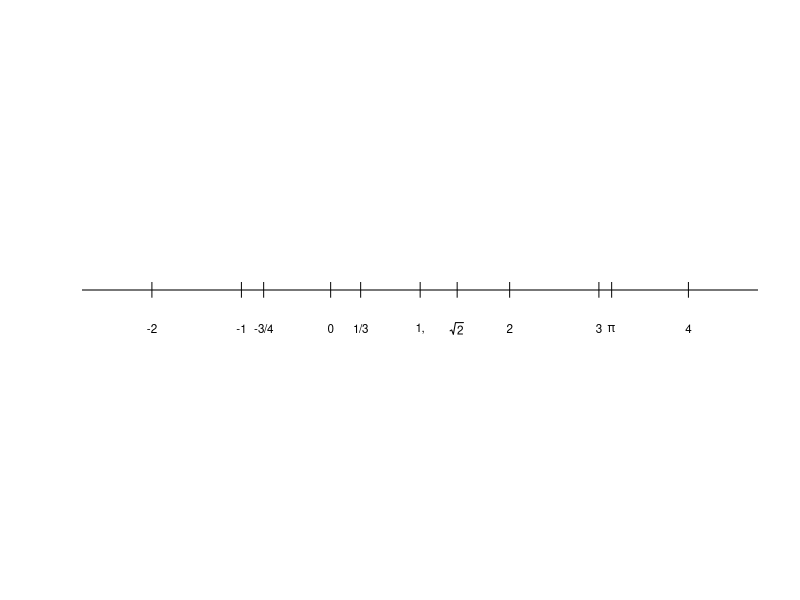
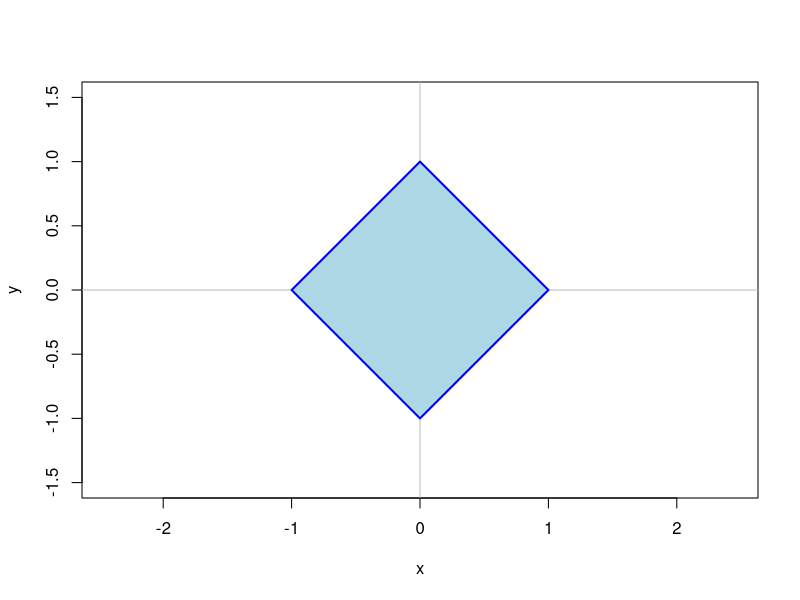
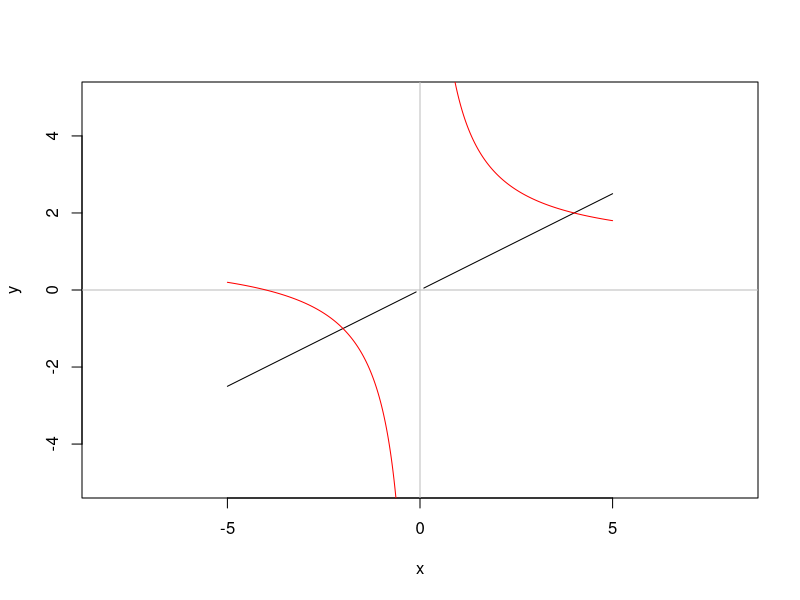
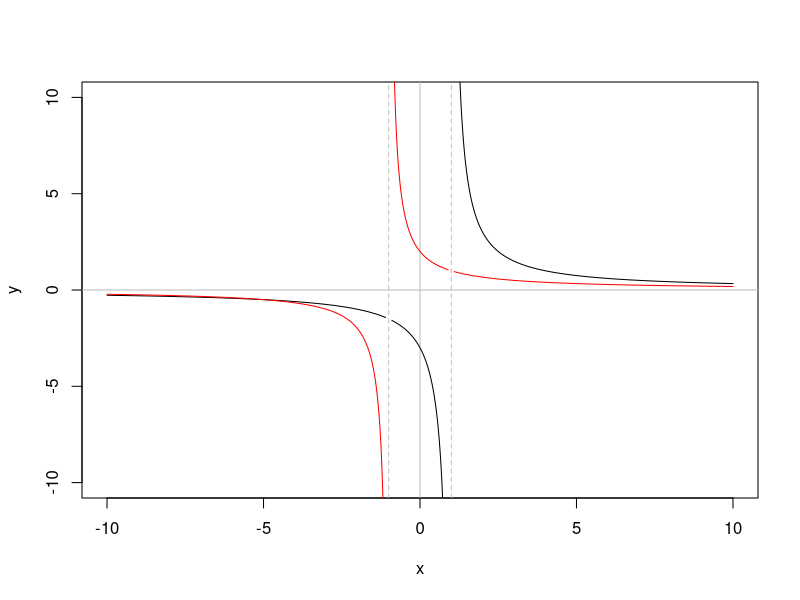

Generate these figures, in order, with R:
## ---- chunk 1
points <- c(-2, -1, -3/4, 0, 1/3, 1, sqrt(2), 2, 3, pi, 4)
labels <- c("-2", "-1", "-3/4", "0", "1/3", "1,", expression(sqrt(2)), "2", "3",
            expression(pi), "4")

plot(points, rep(0, length(points)), type = "n",
     xlim = c(-2.5, 4.5), ylim = c(-1, 1),
     axes = FALSE, xlab = "", ylab = "")

abline(h=0)
points(points, rep(0, length(points)), pch = "|")
text(points, rep(-0.2, length(points)), labels = labels, cex = 0.7)
## ---- chunk 2
x <- seq(-1.5, 1.5, length.out = 400)
y <- seq(-1.5, 1.5, length.out = 400)

plot(0, 0, type = "n", xlim = c(-1.5, 1.5), ylim = c(-1.5, 1.5),
     xlab = "x", ylab = "y", asp = 1)
abline(h = 0, v = 0, col = "gray")

# The boundary |x| + |y| = 1 is a diamond (rotated square)
# with vertices at (1,0), (0,1), (-1, 0), (0,-1)
vertices_x <- c(1, 0, -1, 0, 1)
vertices_y <- c(0, 1, 0, -1, 0)

polygon(vertices_x, vertices_y, col = "lightblue", border = "blue", lwd = 2)
## ---- chunk 3
x.1 <- seq(-5, -0.1, length.out = 500)
x.2 <- seq(0.1, 5, length.out = 500)
f.1 <- x.1 / 2; g.1 <- 1 + 4 / x.1
f.2 <- x.2 / 2; g.2 <- 1 + 4 / x.2
plot(0, 0, type = "n", xlim = c(-5, 5), ylim = c(-5, 5),
    xlab = "x", ylab = "y", asp = 1)
abline(h = 0, v = 0, col = "gray")
lines(x.1, f.1);lines(x.1, g.1, col = "red")
lines(x.2, f.2);lines(x.2, g.2, col = "red")
## ---- chunk 4
x.1 <- seq(-10, -1.1, length.out = 300)
x.2 <- seq(-0.9, 0.9, length.out = 300)
x.3 <- seq( 1.1,  10, length.out = 300)
f.1 <- 3 / (x.1 - 1);g.1 <- 2 / (x.1 + 1)
f.2 <- 3 / (x.2 - 1);g.2 <- 2 / (x.2 + 1)
f.3 <- 3 / (x.3 - 1);g.3 <- 2 / (x.3 + 1)
plot(0, 0, type = "n", xlim = c(-10, 10), ylim = c(-10, 10),
    xlab = "x", ylab = "y")
abline(h = 0, v = 0, col = "gray")
abline(v = c(-1, 1), col = "gray", lty = 2)
lines(x.1, f.1);lines(x.1, g.1, col = "red")
lines(x.2, f.2);lines(x.2, g.2, col = "red")
lines(x.3, f.3);lines(x.3, g.3, col = "red")
